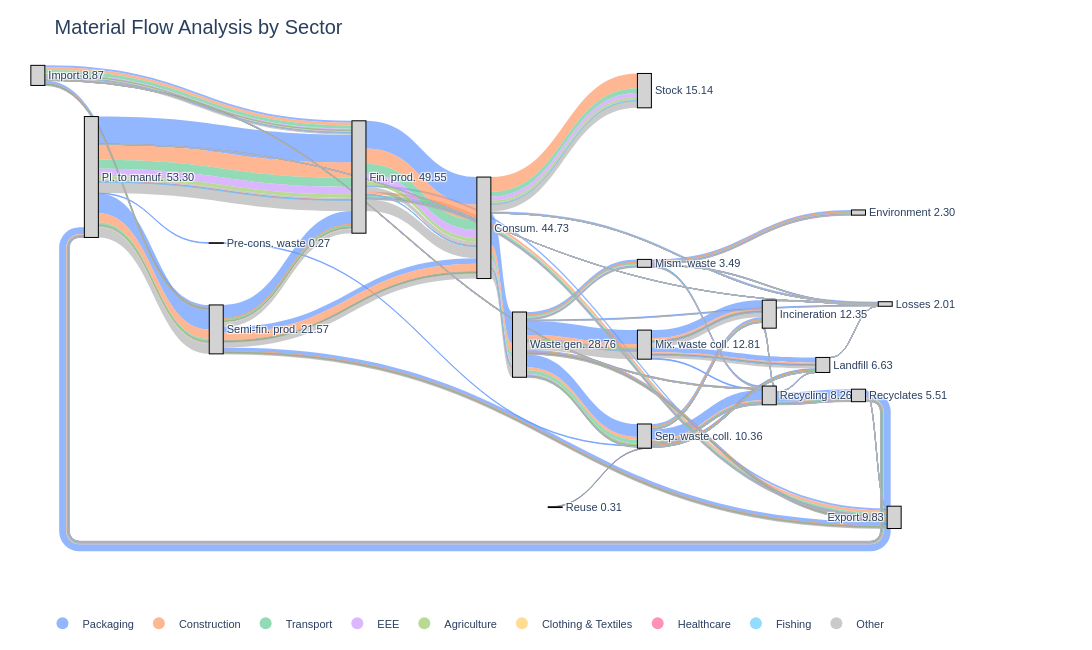

Write notebook code for a chart like this one.
### Code cell
# Plastic Material Flow Analysis Sankey Diagram
# EU Plastic MFA by Sector, 2019
# Based on JRC Transfer Coefficient Methodology
# Purpose:
# This script reads the sectoral MFA results from the Excel file
# produced by the plastic MFA model and visualizes the flows using
# a Sankey diagram.

import plotly.graph_objects as go

# =========================================================
# USER SETTINGS
# =========================================================
excel_file = "Plastic_MFA.xlsx"
sheet_name = "MFA_vertical"
output_html = "MFA_Sankey_by_sector-2019.html"
# =========================================================
# READ DATA
# =========================================================
df_vertical = pd.read_excel(excel_file, sheet_name=sheet_name, index_col=0)

df = df_vertical.T.reset_index()
df = df.rename(columns={"index": "Sector"})
df = df[df["Sector"].astype(str).str.upper() != "TOTAL"].copy()
sector_name_map = {
    "P": "Packaging",
    "C": "Construction",
    "T": "Transport",
    "E": "EEE",
    "A": "Agriculture",
    "C&T": "Clothing & Textiles",
    "H": "Healthcare",
    "F": "Fishing",
    "O": "Other",
}

df["Sector_full"] = df["Sector"].map(sector_name_map).fillna(df["Sector"])

def getv(row, col, default=0.0):
    return float(row[col]) if col in row.index and pd.notna(row[col]) else default

# =========================================================
# NODES
# =========================================================
nodes = [
    "Import","Pl. to manuf.","Pre-cons. waste","Semi-fin. prod.",
    "Fin. prod.","Consum.","Stock","Waste gen.","Mism. waste",
    "Mix. waste coll.","Sep. waste coll.","Recycling","Recyclates",
    "Incineration","Landfill","Losses","Export","Reuse","Environment"
]

node_index = {n:i for i,n in enumerate(nodes)}

# =========================================================
# POSITIONS
# =========================================================
x = [0.02,0.08,0.22,0.22,0.38,0.52,0.70,0.56,0.70,
     0.70,0.70,0.84,0.94,0.84,0.90,0.97,0.98,0.60,0.94]

y = [0.05,0.25,0.38,0.55,0.25,0.35,0.08,0.58,0.42,
     0.58,0.76,0.68,0.68,0.52,0.62,0.50,0.92,0.90,0.32]

# =========================================================
# COLORS
# =========================================================
sector_colors = {
    "Packaging": "rgba(102,153,255,0.70)",
    "Construction": "rgba(255,153,102,0.70)",
    "Transport": "rgba(102,204,153,0.70)",
    "EEE": "rgba(204,153,255,0.70)",
    "Agriculture": "rgba(153,204,102,0.70)",
    "Clothing & Textiles": "rgba(255,204,102,0.70)",
    "Healthcare": "rgba(255,102,153,0.70)",
    "Fishing": "rgba(102,204,255,0.70)",
    "Other": "rgba(180,180,180,0.70)",
}

# =========================================================
# BUILD LINKS
# =========================================================
links = []

def add_link(src, tgt, val, sector):
    if pd.isna(val):
        return
    val = float(val)
    if abs(val) < 1e-12:
        return
    links.append({
        "source": node_index[src],
        "target": node_index[tgt],
        "value": val,
        "sector": sector,
        "color": sector_colors.get(sector, "rgba(150,150,150,0.5)")
    })

for _, row in df.iterrows():

    sector = row["Sector_full"]

    add_link("Pl. to manuf.","Pre-cons. waste",getv(row,"Pre_cons_waste_MT"),sector)
    add_link("Pl. to manuf.","Semi-fin. prod.",getv(row,"Plastic_to_semi_MT"),sector)
    add_link("Pl. to manuf.","Fin. prod.",getv(row,"Plastic_to_finished_MT"),sector)
    add_link("Pl. to manuf.","Losses",getv(row,"Plast_pellets_losses_MT"),sector)

    add_link("Recyclates","Pl. to manuf.",getv(row,"Recyclates_to_plastic_products_MT"),sector)

    add_link("Import","Semi-fin. prod.",getv(row,"Import_semi_MT"),sector)
    add_link("Import","Fin. prod.",getv(row,"Import_finished_MT"),sector)
    add_link("Import","Waste gen.",getv(row,"Import_to_waste_generation_MT"),sector)
    add_link("Import","Recycling",getv(row,"Import_to_recycling_MT"),sector)

    add_link("Semi-fin. prod.","Fin. prod.",getv(row,"Semi_to_finished_MT"),sector)
    add_link("Semi-fin. prod.","Consum.",getv(row,"Semi_to_consumption_MT"),sector)
    add_link("Semi-fin. prod.","Export",getv(row,"Export_semi_MT"),sector)

    add_link("Fin. prod.","Consum.",getv(row,"Finished_to_consumption_MT"),sector)
    add_link("Fin. prod.","Export",getv(row,"Export_finished_MT"),sector)

    add_link("Consum.","Waste gen.",getv(row,"Consumption_to_waste_generation_MT"),sector)
    add_link("Consum.","Stock",getv(row,"Consumption_to_stock_MT"),sector)
    add_link("Consum.","Losses",getv(row,"Consumption_losses_MT"),sector)

    add_link("Waste gen.","Export",getv(row,"Waste_to_export_MT"),sector)
    add_link("Waste gen.","Mix. waste coll.",getv(row,"Waste_to_mixed_collection_MT"),sector)
    add_link("Waste gen.","Sep. waste coll.",getv(row,"Waste_to_separate_collection_MT"),sector)
    add_link("Waste gen.","Mism. waste",getv(row,"Waste_to_mismanaged_MT"),sector)
    add_link("Waste gen.","Losses",getv(row,"Waste_losses_MT"),sector)

    add_link("Pre-cons. waste","Sep. waste coll.",getv(row,"Pre_cons_waste_MT"),sector)

    add_link("Mism. waste","Recycling",getv(row,"Mismanaged_to_recycling_MT"),sector)
    add_link("Mism. waste","Losses",getv(row,"Mismanaged_to_losses_MT"),sector)
    
    add_link("Mix. waste coll.","Recycling",getv(row,"Mixed_to_recycling_MT"),sector)
    add_link("Mix. waste coll.","Incineration",getv(row,"Mixed_to_incineration_MT"),sector)
    add_link("Mix. waste coll.","Landfill",getv(row,"Mixed_to_landfill_MT"),sector)
    add_link("Mism. waste","Environment",getv(row,"Mismanaged_to_environment_MT"),sector)

    add_link("Sep. waste coll.","Recycling",getv(row,"Separate_to_recycling_MT"),sector)
    add_link("Sep. waste coll.","Incineration",getv(row,"Separate_to_incineration_MT"),sector)
    add_link("Sep. waste coll.","Landfill",getv(row,"Separate_to_landfill_MT"),sector)
    add_link("Sep. waste coll.","Reuse",getv(row,"Separate_to_reuse_MT"),sector)

    add_link("Recycling","Recyclates",getv(row,"Recycling_to_recyclates_MT"),sector)
    add_link("Recycling","Incineration",getv(row,"Recycling_to_incineration_MT"),sector)
    add_link("Recycling","Landfill",getv(row,"Recycling_to_landfill_MT"),sector)
    add_link("Recycling","Losses",getv(row,"Recycling_to_losses_MT"),sector)

    add_link("Recyclates","Export",getv(row,"Recyclates_to_export_MT"),sector)

    add_link("Incineration","Landfill",getv(row,"Incineration_to_landfill_MT"),sector)
    add_link("Incineration","Losses",getv(row,"Incineration_to_losses_MT"),sector)

    add_link("Landfill","Losses",getv(row,"Landfill_to_losses_MT"),sector)

# =========================================================
# NODE VALUES
# =========================================================
node_in = {n:0 for n in nodes}
node_out = {n:0 for n in nodes}

for L in links:
    node_out[nodes[L["source"]]] += L["value"]
    node_in[nodes[L["target"]]] += L["value"]

plastic_input_total = df["Plastic_pellets_inputs_MT"].sum()

node_values = {}
for n in nodes:
    if n == "Import":
        node_values[n] = node_out[n]
    elif n == "Pl. to manuf.":
        node_values[n] = plastic_input_total
    else:
        node_values[n] = node_in[n]

labels = [f"{n} {node_values[n]:.2f}" for n in nodes]

# =========================================================
# MAIN SANKEY
# =========================================================
fig = go.Figure()

fig.add_trace(go.Sankey(
    arrangement="fixed",
    node=dict(
        pad=20,
        thickness=14,
        line=dict(color="black", width=1),
        label=labels,
        x=x,
        y=y,
        color="lightgray"
    ),
    link=dict(
        source=[L["source"] for L in links],
        target=[L["target"] for L in links],
        value=[L["value"] for L in links],
        color=[L["color"] for L in links],
        customdata=[L["sector"] for L in links],
        hovertemplate="Sector: %{customdata}<br>%{value:.2f} Mt<extra></extra>"
    )
))

# =========================================================
# LEGEND (dummy traces)
# =========================================================
for sec, col in sector_colors.items():
    fig.add_trace(go.Scatter(
        x=[None], y=[None],
        mode="markers",
        marker=dict(size=12, color=col),
        name=sec,
        showlegend=True
    ))



# =========================================================
# LAYOUT
# =========================================================
fig.update_layout(
    title=dict(
        text="Material Flow Analysis by Sector",
        x=0.05,
        y=0.97,
        font=dict(size=20)
    ),
    width=1400,
    height=650,
    font=dict(size=11, family="Arial"),
    paper_bgcolor="white",
    plot_bgcolor="white",
xaxis=dict(
    visible=False,
    showgrid=False,
    zeroline=False
),

yaxis=dict(
    visible=False,
    showgrid=False,
    zeroline=False
),
    legend=dict(
        title=None,
        orientation="h",
        x=0.5,
        y=-0.10,
        xanchor="center",
        yanchor="top",
        bgcolor="rgba(255,255,255,0)",
        borderwidth=0,
        font=dict(size=11)
    ),

    margin=dict(l=20, r=180, t=50, b=90)
)
fig.write_html(output_html, include_plotlyjs=True)
fig.show()

print("Saved:", output_html)

### Figure 1 — Plotly figure (JSON) as saved in the notebook; plotly's stock layout.template omitted (floating-point values rounded to 4 significant figures; data arrays with more than 128 entries replaced by an {"elided": "..."} marker saying what was removed)
{"data": [{"arrangement": "fixed", "link": {"color": {"elided": "280 str values"}, "customdata": {"elided": "280 str values"}, "hovertemplate": "Sector: %{customdata}<br>%{value:.2f} Mt<extra></extra>", "source": {"elided": "280 int values"}, "target": {"elided": "280 int values"}, "value": {"elided": "280 float values"}}, "node": {"color": "lightgray", "label": ["Import 8.87", "Pl. to manuf. 53.30", "Pre-cons. waste 0.27", "Semi-fin. prod. 21.57", "Fin. prod. 49.55", "Consum. 44.73", "Stock 15.14", "Waste gen. 28.76", "Mism. waste 3.49", "Mix. waste coll. 12.81", "Sep. waste coll. 10.36", "Recycling 8.26", "Recyclates 5.51", "Incineration 12.35", "Landfill 6.63", "Losses 2.01", "Export 9.83", "Reuse 0.31", "Environment 2.30"], "line": {"color": "black", "width": 1}, "pad": 20, "thickness": 14, "x": [0.02, 0.08, 0.22, 0.22, 0.38, 0.52, 0.7, 0.56, 0.7, 0.7, 0.7, 0.84, 0.94, 0.84, 0.9, 0.97, 0.98, 0.6, 0.94], "y": [0.05, 0.25, 0.38, 0.55, 0.25, 0.35, 0.08, 0.58, 0.42, 0.58, 0.76, 0.68, 0.68, 0.52, 0.62, 0.5, 0.92, 0.9, 0.32]}, "type": "sankey"}, {"marker": {"color": "rgba(102,153,255,0.70)", "size": 12}, "mode": "markers", "name": "Packaging", "showlegend": true, "type": "scatter", "x": [null], "y": [null]}, {"marker": {"color": "rgba(255,153,102,0.70)", "size": 12}, "mode": "markers", "name": "Construction", "showlegend": true, "type": "scatter", "x": [null], "y": [null]}, {"marker": {"color": "rgba(102,204,153,0.70)", "size": 12}, "mode": "markers", "name": "Transport", "showlegend": true, "type": "scatter", "x": [null], "y": [null]}, {"marker": {"color": "rgba(204,153,255,0.70)", "size": 12}, "mode": "markers", "name": "EEE", "showlegend": true, "type": "scatter", "x": [null], "y": [null]}, {"marker": {"color": "rgba(153,204,102,0.70)", "size": 12}, "mode": "markers", "name": "Agriculture", "showlegend": true, "type": "scatter", "x": [null], "y": [null]}, {"marker": {"color": "rgba(255,204,102,0.70)", "size": 12}, "mode": "markers", "name": "Clothing & Textiles", "showlegend": true, "type": "scatter", "x": [null], "y": [null]}, {"marker": {"color": "rgba(255,102,153,0.70)", "size": 12}, "mode": "markers", "name": "Healthcare", "showlegend": true, "type": "scatter", "x": [null], "y": [null]}, {"marker": {"color": "rgba(102,204,255,0.70)", "size": 12}, "mode": "markers", "name": "Fishing", "showlegend": true, "type": "scatter", "x": [null], "y": [null]}, {"marker": {"color": "rgba(180,180,180,0.70)", "size": 12}, "mode": "markers", "name": "Other", "showlegend": true, "type": "scatter", "x": [null], "y": [null]}], "layout": {"font": {"family": "Arial", "size": 11}, "height": 650, "legend": {"bgcolor": "rgba(255,255,255,0)", "borderwidth": 0, "font": {"size": 11}, "orientation": "h", "title": {}, "x": 0.5, "xanchor": "center", "y": -0.1, "yanchor": "top"}, "margin": {"b": 90, "l": 20, "r": 180, "t": 50}, "paper_bgcolor": "white", "plot_bgcolor": "white", "title": {"font": {"size": 20}, "text": "Material Flow Analysis by Sector", "x": 0.05, "y": 0.97}, "width": 1400, "xaxis": {"showgrid": false, "visible": false, "zeroline": false}, "yaxis": {"showgrid": false, "visible": false, "zeroline": false}}}
